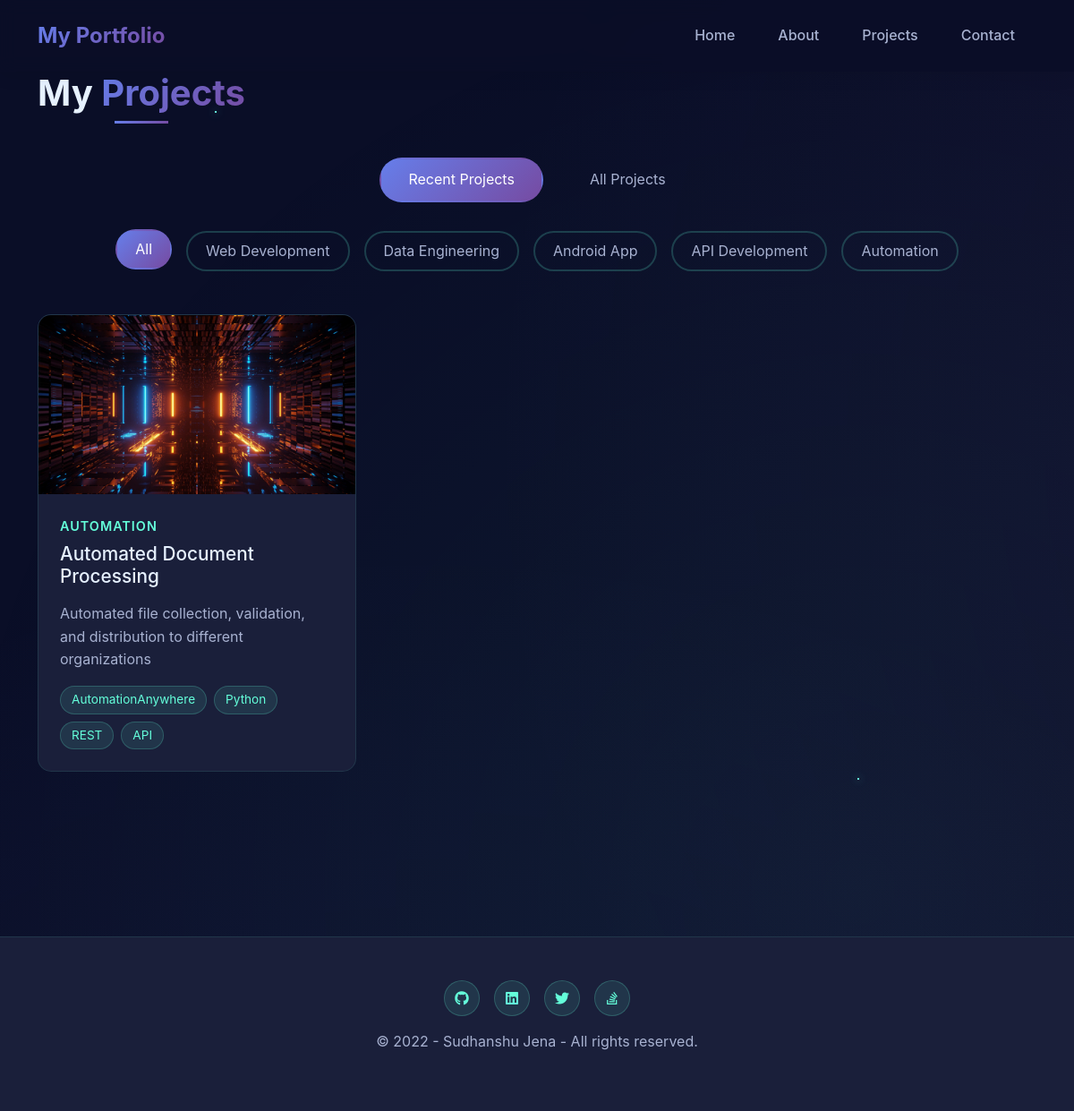
/projects/, run on the app's committed database.
### portfolio/models.py (models this page shows, shortened)
class Project(models.Model):
    CATEGORY_CHOICES = [
        ('web', 'Web Development'),
        ('data', 'Data Engineering'),
        ('App', 'Android App'),
        ('api', 'API Development'),
        ('automation', 'Automation'),
    ]
    title = models.CharField(max_length=200)
    description = models.TextField()
    short_description = models.CharField(max_length=300)
    image = models.ImageField(upload_to='projects/', blank=True, null=True)
    technologies = models.CharField(max_length=500)
    github_link = models.URLField(blank=True)
    live_link = models.URLField(blank=True)
    category = models.CharField(max_length=20, choices=CATEGORY_CHOICES)
    is_featured = models.BooleanField(default=False)
    created_date = models.DateTimeField(default=timezone.now)
    class Meta:
        ordering = ['-created_date']

### portfolio/views.py (the view)
# urls.py: path('projects/', views.projects, name='projects'),
def projects(request):
    all_projects = Project.objects.all()
    recent_projects = Project.objects.all()[:6]
    categories = Project.CATEGORY_CHOICES
    category = request.GET.get('category')
    if category:
        all_projects = all_projects.filter(category=category)
    context = {
        'all_projects': all_projects,
        'recent_projects': recent_projects,
        'categories': categories,
        'current_category': category,
    }
    return render(request, 'projects.html', context)

### portfolio/templates/projects.html (shortened to what this page needs)
{% extends 'base.html' %}
{% load static %}
{% block content %}
<section class="projects-section section-padding">
    <div class="container">
        <h2 class="section-title text-center" data-aos="fade-up">
            My <span class="gradient-text">Projects</span>
        </h2>
        <ul class="nav nav-tabs project-tabs justify-content-center" data-aos="fade-up">
            <li class="nav-item">
                <a class="nav-link active" data-bs-toggle="tab" href="#recent">Recent Projects</a>
            </li>
            <li class="nav-item">
                <a class="nav-link" data-bs-toggle="tab" href="#all">All Projects</a>
            </li>
        </ul>
        <div class="filter-buttons text-center mt-4" data-aos="fade-up">
            <a href="?category=" class="filter-btn {% if not current_category %}active{% endif %}">All</a>
            {% for value, label in categories %}
            <a href="?category={{ value }}" class="filter-btn {% if current_category == value %}active{% endif %}">
                {{ label }}
            </a>
            {% endfor %}
        </div>
        <div class="tab-content mt-5">
            <div class="tab-pane fade show active" id="recent">
                <div class="row">
                    {% for project in recent_projects %}
                    <div class="col-lg-4 col-md-6 mb-4" data-aos="fade-up" data-aos-delay="{{ forloop.counter }}00">
                        <div class="project-card">
                            <div class="project-image">
                                {% if project.image %}
                                <img src="{{ project.image.url }}" alt="{{ project.title }}">
                                {% else %}
                                <div class="placeholder-image">
                                    <i class="fas fa-code"></i>
                                </div>
                                {% endif %}
                            </div>
                            <div class="project-content">
                                <span class="project-category">{{ project.get_category_display }}</span>
                                <h4>{{ project.title }}</h4>
                                <p>{{ project.short_description }}</p>
                                <div class="project-tech">
                                    {% for tech in project.technologies.split %}
                                    <span class="tech-tag">{{ tech }}</span>
                                    {% endfor %}
                                </div>
                            </div>
                        </div>
                    </div>
                    {% endfor %}
                </div>
            </div>
        </div>
    </div>
</section>
{% endblock %}

### portfolio/static/css/style.css (style rules this page uses)
:root { --primary-color: #667eea; --secondary-color: #764ba2; --dark-bg: #0a0e27; --light-bg: #1a1f3a; --text-light: #a8b2d1; --text-white: #e6f1ff; --accent: #64ffda; --gradient: linear-gradient(135deg, #667eea 0%, #764ba2 100%); }
* { margin: 0; padding: 0; box-sizing: border-box; }
body { font-family: 'Inter', -apple-system, BlinkMacSystemFont, 'Segoe UI', Roboto, sans-serif; background-color: var(--dark-bg); color: var(--text-light); overflow-x: hidden; line-height: 1.6; }
.gradient-text { background: var(--gradient); -webkit-background-clip: text; -webkit-text-fill-color: transparent; background-clip: text; }
.section-padding { padding: 80px 0; }
.section-title { font-size: 2.5rem; font-weight: 700; color: var(--text-white); margin-bottom: 3rem; position: relative; display: inline-block; }
.section-title::after { content: ''; position: absolute; bottom: -10px; left: 50%; transform: translateX(-50%); width: 60px; height: 3px; background: var(--gradient); }
.project-card { background: var(--light-bg); border-radius: 15px; overflow: hidden; transition: all 0.3s ease; height: 100%; display: flex; flex-direction: column; border: 1px solid rgba(100, 255, 218, 0.1); }
.project-image { position: relative; height: 200px; overflow: hidden; background: linear-gradient(135deg, rgba(102, 126, 234, 0.1), rgba(118, 75, 162, 0.1)); }
.project-image img { width: 100%; height: 100%; object-fit: cover; transition: transform 0.3s ease; }
.project-content { padding: 1.5rem; flex-grow: 1; display: flex; flex-direction: column; }
.project-category { color: var(--accent); font-size: 0.9rem; font-weight: 600; text-transform: uppercase; letter-spacing: 1px; margin-bottom: 0.5rem; }
.project-content h4 { color: var(--text-white); margin-bottom: 1rem; font-size: 1.3rem; }
.project-content p { color: var(--text-light); margin-bottom: 1rem; flex-grow: 1; }
.project-tech { display: flex; flex-wrap: wrap; gap: 0.5rem; margin-top: auto; }
.tech-tag { background: rgba(100, 255, 218, 0.1); color: var(--accent); padding: 4px 12px; border-radius: 20px; font-size: 0.85rem; border: 1px solid rgba(100, 255, 218, 0.2); }
.project-tabs { border: none; margin-bottom: 2rem; }
.project-tabs .nav-link { background: transparent; color: var(--text-light); border: 2px solid transparent; border-radius: 50px; padding: 10px 30px; margin: 0 10px; transition: all 0.3s ease; }
.project-tabs .nav-link.active { background: var(--gradient); color: white; border-color: transparent; }
.filter-buttons { display: flex; justify-content: center; flex-wrap: wrap; gap: 1rem; margin-bottom: 2rem; }
.filter-btn { padding: 8px 20px; background: transparent; color: var(--text-light); border: 2px solid rgba(100, 255, 218, 0.2); border-radius: 25px; text-decoration: none; transition: all 0.3s ease; }
.filter-btn:hover, .filter-btn.active { background: var(--gradient); color: white; border-color: transparent; transform: translateY(-2px); }

### data on the page
Project: image (picture), category "AUTOMATION", title "Automated Document Processing", short_description "Automated file collection, validation, and distribution to different organizations", split "AutomationAnywhere" "Python" "REST" "API"

### other printed values
{{ label }} "Web Development" "Data Engineering" "Android App" "API Development" "Automation"
